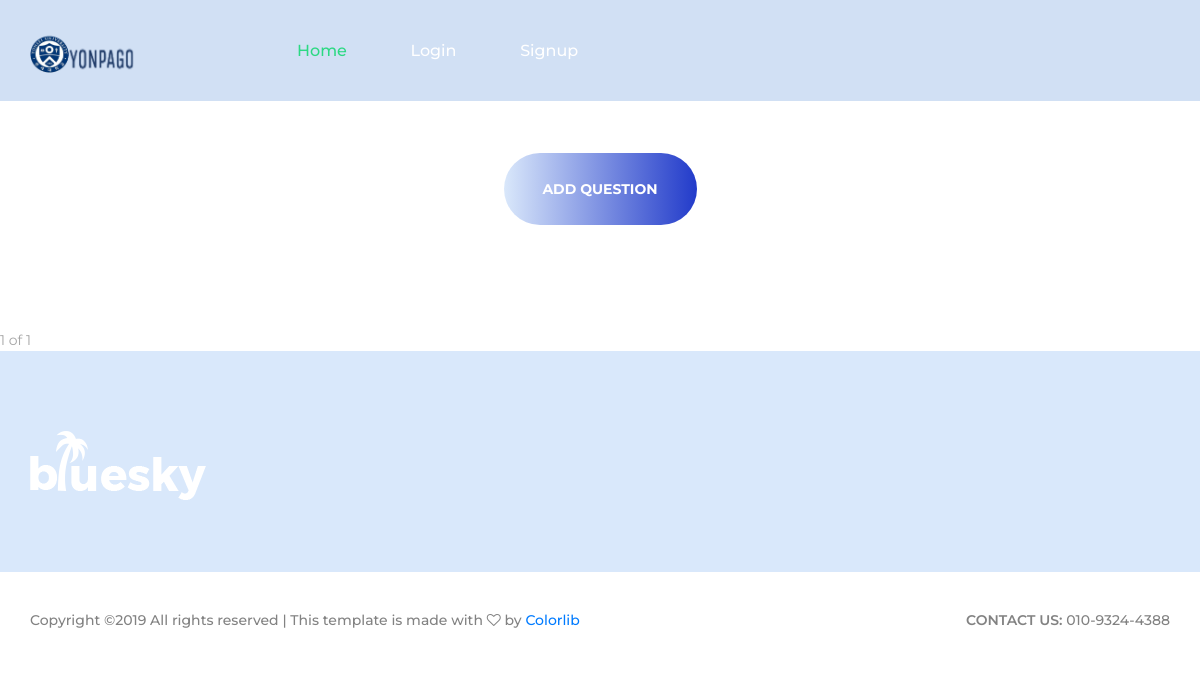
/alog/, run on an earlier commit of the app's database.
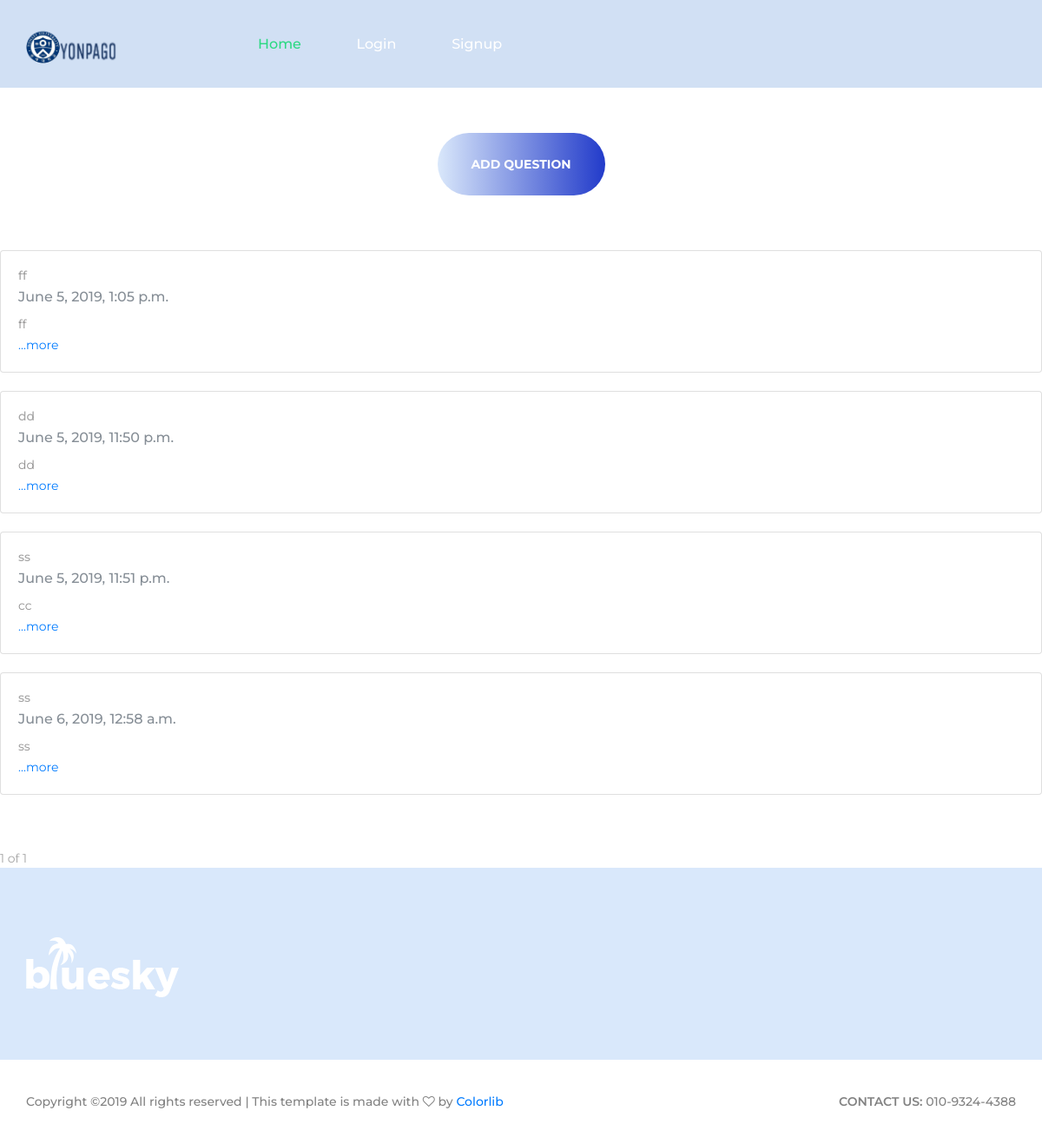
And on a later commit of the database.
### blog/models.py (models this page shows)
class Blog2(models.Model):
    title = models.CharField(max_length=200)
    pub_date = models.DateTimeField('date published')
    body = models.TextField()
    def summary(self):
        return self.body[:100]

### blog/views.py (the view)
# urls.py: path('alog/', blog.views.alog, name="alog"),
def alog(request):
    alogs = Blog2.objects
    alog_list=Blog2.objects.all()
    paginator = Paginator(alog_list,6)
    page = request.GET.get('page')
    aosts = paginator.get_page(page)
    return render(request, 'blog/alog.html', {'alogs': alogs, 'aosts':aosts})

### blog/templates/blog/alog.html (shortened to what this page needs)
{% extends 'blog/base.html' %}
{% load staticfiles %}
{% block content %}
<br><br>
  <div class="button recent_button"><a href="{% url 'alognew' %}">ADD QUESTION</a></div>
<br><br>
{% for alog in aosts %}
  <br>
  <div class="card">
      <div class="card-body">
          <h5 class="card-title">{{alog.title}}</h5>
          <h6 class="card-subtitle mb-2 text-muted">{{alog.pub_date}}</h6>
          <p class="card-text">{{alog.summary}}</p>
          <a href="{% url 'alogdetail' alog.id %}" class="card-link">...more</a>
      </div>
  </div>
{%endfor%}
<div clss="container mt5">
  <br>
  <br>
  <br>
  <span>{{aosts.number}}</span>
  <span>of</span>
  <span>{{aosts.paginator.num_pages}}</span>
{% endblock %}

### blog/templates/blog/base.html (shortened to what this page needs)
{% load staticfiles %}
<!DOCTYPE html>
<html lang="en">
<head>
<link rel="stylesheet" type="text/css" href="{% static 'blog/styles/bootstrap4/bootstrap.min.css' %}">
<link href="plugins/font-awesome-4.7.0/css/font-awesome.min.css" rel="stylesheet" type="text/css">
<link rel="stylesheet" type="text/css" href="{% static 'blog/plugins/OwlCarousel2-2.2.1/owl.carousel.css' %}">
<link rel="stylesheet" type="text/css" href="{% static 'blog/plugins/OwlCarousel2-2.2.1/owl.theme.default.css' %}">
<link rel="stylesheet" type="text/css" href="{% static 'blog/plugins/OwlCarousel2-2.2.1/animate.css' %}">
<link rel="stylesheet" type="text/css" href="{% static 'blog/styles/main_styles.css' %}">
<link rel="stylesheet" type="text/css" href="{% static 'blog/styles/responsive.css' %}">
</head>
<body>
<div class="super_container">
	<header style="background:rgba(104, 153, 218, 0.3); border-bottom:0;">
		<div class="container">
			<div class="row">
				<div class="col">
					<div class="header_content d-flex flex-row align-items-center justify-content-start">
						<div class="logo">
							<a href="#"><img src="./static/blog/images/logo.png" alt=""></a>
						</div>
						<nav class="main_nav">
							<ul>
								{% if user.is_authenticated %}
								<li class="active"><a href="{% url 'home' %}">Home</a></li>
								<li><a href="{% url 'blog' %}">Correction</a></li>
								<li><a href="{% url 'alog' %}">Grammer question</a></li>
								<li><a href="{% url 'clog' %}">Daily Expression</a></li>
								<li><a href="javascript:{document.getElementById('logout').submit()}">Logout</a></li>
								<form id="logout" method="POST" action="{% url 'logout' %}">
									{% csrf_token %} <input type="hidden" />
								</form>
								{% else %}
								<li class="active"><a href="{% url 'home' %}">Home</a></li>
								<li><a href="{% url 'login' %}">Login</a></li>
								<li><a href="{% url 'signup' %}">Signup</a></li>
								{% endif %}
							</ul>
						</nav>
					</div>
				</div>
			</div>
		</div>
	</header>
    {% block content %}
    {% endblock %}
	<footer class="footer">
		<div class="footer_main">
			<div class="container">
				<div class="row">
					<div class="col-lg-3">
						<div class="footer_logo"><a href="#"><img src="{% static 'images/logo_large.png' %}" alt=""></a></div>
					</div>
				</div>
			</div>
		</div>
		<div class="footer_bar">
			<div class="container">
				<div class="row">
					<div class="col">
						<div class="footer_bar_content d-flex flex-row align-items-center justify-content-start">
							<div class="cr">
Copyright &copy;<script>document.write(new Date().getFullYear());</script> All rights reserved | This template is made with <i class="fa fa-heart-o" aria-hidden="true"></i> by <a href="https://colorlib.com" target="_blank">Colorlib</a>
</div>
							<div class="footer_phone ml-auto"><span>contact us: </span>010-9324-4388</div>
						</div>
					</div>
				</div>
			</div>
		</div>
	</footer>
</div>
</body>
</html>

### blog/static/blog/styles/main_styles.css (style rules this page uses)
* { margin: 0; padding: 0; -webkit-font-smoothing: antialiased; -webkit-text-shadow: rgba(0,0,0,.01) 0 0 1px; text-shadow: rgba(0,0,0,.01) 0 0 1px; }
body { font-family: 'Montserrat', sans-serif; font-size: 14px; font-weight: 400; background: #FFFFFF; color: #a5a5a5; }
div { display: block; position: relative; -webkit-box-sizing: border-box; -moz-box-sizing: border-box; box-sizing: border-box; }
ul { list-style: none; margin-bottom: 0px; }
p { font-family: 'Montserrat', sans-serif; font-size: 14px; line-height: 2; font-weight: 400; color: #929191; -webkit-font-smoothing: antialiased; -webkit-text-shadow: rgba(0,0,0,.01) 0 0 1px; text-shadow: rgba(0,0,0,.01) 0 0 1px; }
p:last-of-type { margin-bottom: 0; }
a, a:hover, a:visited, a:active, a:link { text-decoration: none; -webkit-font-smoothing: antialiased; -webkit-text-shadow: rgba(0,0,0,.01) 0 0 1px; text-shadow: rgba(0,0,0,.01) 0 0 1px; }
h5 { font-size: 14px; }
h1, h2, h3, h4, h5, h6 { font-family: 'Montserrat', sans-serif; -webkit-font-smoothing: antialiased; -webkit-text-shadow: rgba(0,0,0,.01) 0 0 1px; text-shadow: rgba(0,0,0,.01) 0 0 1px; }
.super_container { width: 100%; overflow: hidden; }
.button { width: 193px; height: 72px; background: linear-gradient(to right, rgba(255,0,0,0.3), #32fa95); text-align: center; border-radius: 36px; -webkit-transition: all 200ms ease; -moz-transition: all 200ms ease; -ms-transition: all 200ms ease; -o-transition: all 200ms ease; transition: all 200ms ease; }
.button a { display: block; font-size: 14px; text-transform: uppercase; font-weight: 700; color: #fff; line-height: 72px; }
.header_content { height: 101px; -webkit-transition: all 200ms ease; -moz-transition: all 200ms ease; -ms-transition: all 200ms ease; -o-transition: all 200ms ease; transition: all 200ms ease; }
.logo { width: 110px; }
.logo img { max-width: 100%; }
.main_nav { margin-left: 157px; }
.main_nav ul li { display: inline-block; }
.main_nav ul li:not(:last-child) { margin-right: 60px; }
.main_nav ul li a { font-size: 16px; font-weight: 500; color: #FFFFFF; -webkit-transition: all 200ms ease; -moz-transition: all 200ms ease; -ms-transition: all 200ms ease; -o-transition: all 200ms ease; transition: all 200ms ease; }
.main_nav ul li.active a, .main_nav ul li a:hover { color: #2cd983; }
.recent_button { margin-left: auto; margin-right: auto; margin-top: 10px; }
.footer { width: 100%; }
.footer_main { width: 100%; background: #3f6fce; padding-top: 80px; padding-bottom: 72px; }
.footer_bar { width: 100%; background: #FFFFFF; }
.footer_bar_content { height: 97px; }
.cr { font-size: 14px; font-weight: 500; color: #828282; }
.footer_phone { font-size: 14px; color: #828282; font-weight: 500; }
.footer_phone span { text-transform: uppercase; font-weight: 600; }

### blog/templates/blog/base.html (style rules this page uses)
.recent_button { background: linear-gradient(to right, rgba(131, 178, 240, 0.3), #223bca); }
.footer_main { background: rgba(131, 178, 240, 0.3); }

What changed in the data, as far as the page shows it:
added Blog2: title "ff", pub_date "June 5, 2019, 1:05 p.m.", summary "ff"
added Blog2: title "dd", pub_date "June 5, 2019, 11:50 p.m.", summary "dd"
added Blog2: title "ss", pub_date "June 5, 2019, 11:51 p.m.", summary "cc"
added Blog2: title "ss", pub_date "June 6, 2019, 12:58 a.m.", summary "ss"
